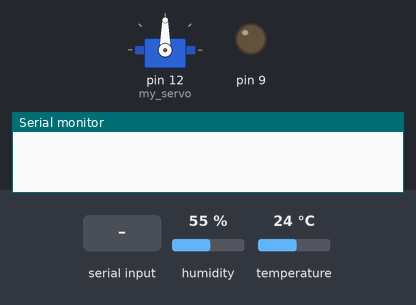
A sketch run on a simulated Arduino Uno, built with avr-gcc and run on an emulated ATmega328P. Shown: servo, output pins drawn as LEDs (lit = HIGH), the last lines printed to the serial monitor. Inputs (shaded band) come from the test bench; at power-on: humidity 55 %, temperature 24 °C.

Above: at 1.2 s.
1.3 s: "2" received over the second serial link
At 3.7 s:
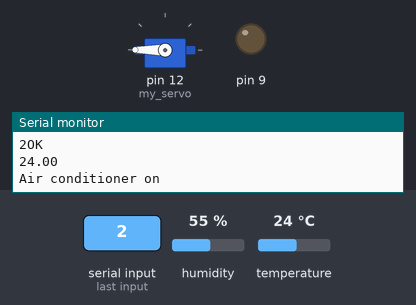
At 9.4 s:
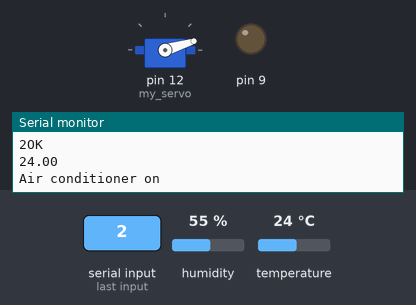
Timing chart, 0 to 10.3 s (numbered marks = the images above; inputs shaded):
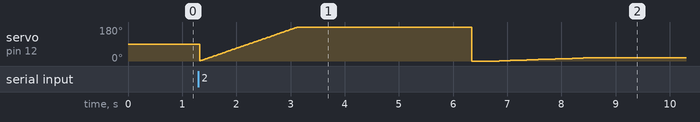

The sketch:

Simple_project.ino
```cpp
#include <SoftwareSerial.h>
#include <Servo.h>
#include "dht11.h"
SoftwareSerial BT_Serial(2, 3); // TX, RX

Servo my_servo;
dht11 DHT11;
#define DHT11PIN 13

void setup() {
  Serial.begin(9600);
  BT_Serial.begin(9600);
  my_servo.attach(12);
  pinMode(9, OUTPUT);
//  my_servo.write(0);
}

void loop() {
//  my_servo.write(0);
  if(BT_Serial.available()){
    byte data;
    data = BT_Serial.read();
    Serial.write(data);
    if(data == '2'){
      int chk = DHT11.read(DHT11PIN);
      switch (chk)
      {
        case DHTLIB_OK:
        Serial.println("OK");
        break;
        case DHTLIB_ERROR_CHECKSUM:
        Serial.println("Checksum error");
        break;
        case DHTLIB_ERROR_TIMEOUT:
        Serial.println("Time out error");
        break;
        default:
        Serial.println("Unknown error");
        break;
      }
      Serial.println((float)DHT11.temperature);
      if((float)DHT11.temperature > 10){
        Serial.println("Air conditioner on");
        int pos = 1;
        for(; pos < 720; pos += 1){
          my_servo.write(pos);
          delay(10);
        }
      }else{
        Serial.println("Air conditioner off");
      }
    }
  }
  if(Serial.available()){
    BT_Serial.write(Serial.read());
  }
}
```
